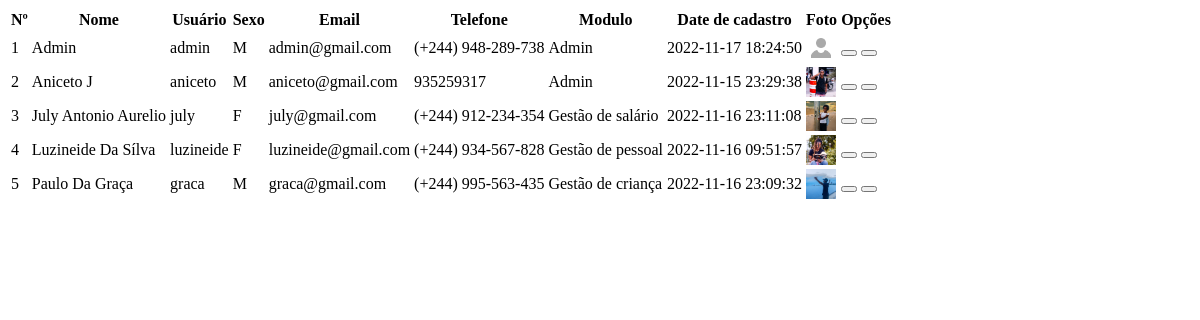
Page /privado/servidor/v_usuario.php on the committed database.
### tables this page shows
CREATE TABLE `usuario` (
  `id` int(11) NOT NULL,
  `nome` varchar(255) DEFAULT NULL,
  `usuario` varchar(255) DEFAULT NULL,
  `sexo` char(2) DEFAULT NULL,
  `email` varchar(255) DEFAULT NULL,
  `telefone` varchar(255) DEFAULT NULL,
  `senha` varchar(255) DEFAULT NULL,
  `foto` varchar(255) DEFAULT NULL,
  `data_cadastro` timestamp NOT NULL DEFAULT current_timestamp() ON UPDATE current_timestamp(),
  `id_modulo` int(11) DEFAULT NULL,
  `estado` int(11) DEFAULT 0
);

CREATE TABLE `modulo` (
  `id` int(11) NOT NULL,
  `nome` varchar(255) NOT NULL
);

### privado/servidor/conectar.php (called while the page is built, shortened)
<?php
function con(){
    try {
        return new PDO('mysql:host='.conectar_BD_HOST.';dbname='.conectar_BD_NAME,conectar_BD_USER,conectar_BD_PASS,array(PDO::ATTR_PERSISTENT=>true,PDO::MYSQL_ATTR_INIT_COMMAND=>"SET NAMES 'utf8' COLLATE 'utf8_unicode_ci'"));
    } catch (Exception $erro) {
        echo '<h1>NÃO FOI POSSIVEL CONECTAR AO SERVIDOR</h1>';
        exit();
    }
}

### privado/classes/Usuario.class.php (called while the page is built, shortened)
<?php
class Usuario extends Db2PhpEntityBase implements Db2PhpEntityModificationTracking {
	private $id;
	private $nome;
	private $usuario;
	private $sexo;
	private $email;
	private $telefone;
	private $foto;
	private $dataCadastro;
	private $idModulo;
	public function &setId($id) {
		$this->id=$id;
		return $this;
	}
	public function getId() {
		return $this->id;
	}
	public function &setNome($nome) {
		$this->nome=$nome;
		return $this;
	}
	public function getNome() {
		return $this->nome;
	}
	public function &setUsuario($usuario) {
		$this->usuario=$usuario;
		return $this;
	}
	public function getUsuario() {
		return $this->usuario;
	}
	public function &setSexo($sexo) {
		$this->sexo=$sexo;
		return $this;
	}
	public function getSexo() {
		return $this->sexo;
	}
	public function &setEmail($email) {
		$this->email=$email;
		return $this;
	}
	public function getEmail() {
		return $this->email;
	}
	public function &setTelefone($telefone) {
		$this->telefone=$telefone;
		return $this;
	}
	public function getTelefone() {
		return $this->telefone;
	}
	public function &setSenha($senha) {
		return $this;
	}
	public function &setFoto($foto) {
		$this->foto=$foto;
		return $this;
	}
	public function getFoto() {
		return $this->foto;
	}
	public function &setDataCadastro($dataCadastro) {
		$this->dataCadastro=$dataCadastro;
		return $this;
	}
	public function getDataCadastro() {
		return $this->dataCadastro;
	}
	public function &setIdModulo($idModulo) {
		$this->idModulo=$idModulo;
		return $this;
	}
	public function getIdModulo() {
		return $this->idModulo;
	}
	public function &setEstado($estado) {
		return $this;
	}
	public static function fromExecutedStatement(PDOStatement $stmt) {
		$resultInstances=array();
		while($result=$stmt->fetch(PDO::FETCH_ASSOC)) {
			$o=new Usuario();
			$o->assignByHash($result);
			$o->notifyPristine();
			$resultInstances[]=$o;
		}
		return $resultInstances;
	}
	public static function findBySql(PDO $db, $sql) {
		$stmt=$db->query($sql);
		return self::fromExecutedStatement($stmt);
	}
}
?>

### privado/classes/Db2PhpEntityBase.class.php (called while the page is built, shortened)
<?php
abstract class Db2PhpEntityBase implements Db2PhpEntity {
	private $oldInstance=null;
	protected function notifyChanged($fieldId, $oldValue, $newValue) {
		if (null===$this->oldInstance) {
			$this->oldInstance=clone $this;
			$this->oldInstance->notifyPristine();
		}
	}
	public function notifyPristine() {
		$this->oldInstance=null;
	}
}
?>

### privado/classes/Modulo.class.php (called while the page is built, shortened)
<?php
class Modulo extends Db2PhpEntityBase implements Db2PhpEntityModificationTracking {
	private $id;
	private $nome;
	public function &setId($id) {
		$this->id=$id;
		return $this;
	}
	public function getId() {
		return $this->id;
	}
	public function &setNome($nome) {
		$this->nome=$nome;
		return $this;
	}
	public function getNome() {
		return $this->nome;
	}
	private static $stmts=array();
	private static $cacheStatements=true;
	protected static function prepareStatement(PDO $db, $statement) {
		if(self::isCacheStatements()) {
			if (in_array($statement, array(self::SQL_INSERT, self::SQL_INSERT_AUTOINCREMENT, self::SQL_UPDATE, self::SQL_SELECT_PK, self::SQL_DELETE_PK))) {
				$dbInstanceId=spl_object_hash($db);
				if (empty(self::$stmts[$statement][$dbInstanceId])) {
					self::$stmts[$statement][$dbInstanceId]=$db->prepare($statement);
				}
				return self::$stmts[$statement][$dbInstanceId];
			}
		}
		return $db->prepare($statement);
	}
	public static function isCacheStatements() {
		return self::$cacheStatements;
	}
	public static function findById(PDO $db,$id) {
		$stmt=self::prepareStatement($db,self::SQL_SELECT_PK);
		$stmt->bindValue(1,$id);
		$affected=$stmt->execute();
		$result=$stmt->fetch(PDO::FETCH_ASSOC);
		$o=new Modulo();
		$o->assignByHash($result);
		$o->notifyPristine();
		return $o;
	}
}
?>

### privado/servidor/v_usuario.php (the view, shortened to what this page needs)
<?php
    include_once 'conectar.php';
    include_once '../importante/table_header.php';
?>
    <table id="table" data-toggle="table" data-search="true" data-show-columns="true" data-key-events="true" data-show-toggle="true" data-resizable="true" data-cookie="true"
    data-cookie-id-table="saveId" data-click-to-select="true" data-toolbar="#toolbar">
    <thead>
        <tr>
            <th data-field="id">Nº</th>
            <th data-field="name" >Nome</th>
            <th data-field="usuario">Usuário</th>
            <th data-field="sexo" >Sexo</th>
            <th data-field="email" >Email</th>
            <th data-field="phone" >Telefone</th>
            <th data-field="task" >Modulo</th>
            <th data-field="date" >Date de cadastro</th>
            <th data-field="img">Foto</th>
            <th data-field="action" >Opções</th>
        </tr>
    </thead>
    <tbody>
        <?php
            $query = "SELECT * FROM usuario ORDER BY nome";
            $ver = Usuario::findBySql(con(), $query);
            $id = 0;
            foreach ($ver as $i):
                $mod = Modulo::findById(con(),$i->getIdModulo() );
                if(empty($i->getFoto())){
                    $foto = "../../img/usuarios/padrao/padrao.png";
                }else{$foto=$i->getFoto();}
            ?>
                    <tr>
                        <td><?php echo ++$id ?></td>
                        <td class="tdnome"><?php echo $i->getNome(); ?></td>
                        <td class="tdusuario"><?php echo $i->getUsuario(); ?></td>
                        <td class="tdsexo"><?php echo $i->getSexo(); ?></td>
                        <td class="tdemail"><?php echo $i->getEmail(); ?></td>
                        <td class="tdtel"><?php echo $i->getTelefone(); ?></td>
                        <td class="tdmod"><?php echo $mod->getNome(); ?></td>
                        <td><?php echo $i->getDataCadastro(); ?></td>
                        <td class="tdfile"><img src="<?php echo $foto ?>" style="height: 30px" onclick="Model('<?php echo $foto ?>')"  data-toggle="modal" id="imagem" data-target="#img_arquivo" data-cod="<?php echo $i->getId(); ?>"></td>
                        <td class="datatable-ct">
                            <button class="btn-link" id="enviar" type="submit" onclick="eliminarUsuario('<?php echo $i->getId(); ?>')"><i class="fa fa-trash-o" style="color: red;"></i></button>
                            <button type="button"  data-toggle="modal" data-target="#editaModal"
                                onclick="modelEdita('<?php echo $i->getId(); ?>','<?php echo $i->getNome(); ?>','<?php echo $i->getUsuario();?>','<?php echo $i->getSexo(); ?>','<?php echo $i->getEmail(); ?>','<?php echo $i->getTelefone(); ?>',
                                            '<?php echo $mod->getId(); ?>','<?php echo $foto; ?>','<?php echo $i->getDataCadastro(); ?>')">
                            </button>
                        </td>
                    </tr>
            <?php
            endforeach; ?>
    </tbody>
    </table>

### privado/importante/table_header.php
<link rel="stylesheet" href="../../css/editor/select2.css">
<link rel="stylesheet" href="../../css/editor/datetimepicker.css">
<link rel="stylesheet" href="../../css/editor/bootstrap-editable.css">
<link rel="stylesheet" href="../../css/editor/x-editor-style.css">
<link rel="stylesheet" href="../../css/data-table/bootstrap-table.css">
<link rel="stylesheet" href="../../css/data-table/bootstrap-editable.css">

### rows in the picture
usuario: nome "Admin", usuario "admin", sexo "M", email "admin@gmail.com", telefone "(+244) 948-289-738", id_modulo.nome "Admin", data_cadastro "2022-11-17 18:24:50", shows a picture
usuario: nome "Aniceto J", usuario "aniceto", sexo "M", email "aniceto@gmail.com", telefone "935259317", id_modulo.nome "Admin", data_cadastro "2022-11-15 23:29:38", foto (picture)
usuario: nome "July Antonio Aurelio", usuario "july", sexo "F", email "july@gmail.com", telefone "(+244) 912-234-354", id_modulo.nome "Gestão de salário", data_cadastro "2022-11-16 23:11:08", foto (picture)
usuario: nome "Luzineide Da Sílva", usuario "luzineide", sexo "F", email "luzineide@gmail.com", telefone "(+244) 934-567-828", id_modulo.nome "Gestão de pessoal", data_cadastro "2022-11-16 09:51:57", foto (picture)
usuario: nome "Paulo Da Graça", usuario "graca", sexo "M", email "graca@gmail.com", telefone "(+244) 995-563-435", id_modulo.nome "Gestão de criança", data_cadastro "2022-11-16 23:09:32", foto (picture)
